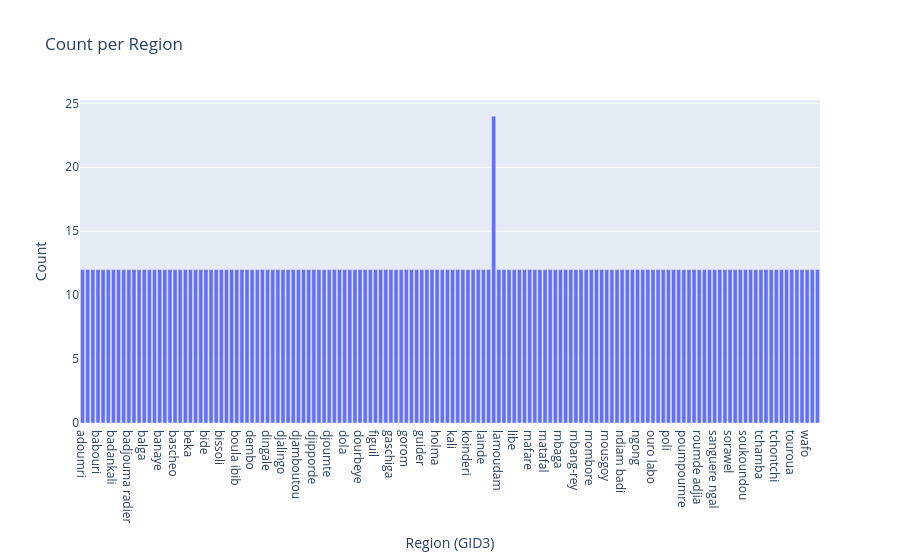

Notebook source saved alongside this figure:
### Code cell
fig = px.bar(month_mean_unit_counts_df, x='GID3', y='count', title='Count per Region')
fig.update_layout(xaxis_title='Region (GID3)', yaxis_title='Count')
fig.show()

### Figure 1 — Plotly figure (JSON) as saved in the notebook; plotly's stock layout.template omitted (floating-point values rounded to 4 significant figures; data arrays with more than 128 entries replaced by an {"elided": "..."} marker saying what was removed)
{"data": [{"alignmentgroup": "True", "hovertemplate": "GID3=%{x}<br>count=%{y}<extra></extra>", "legendgroup": "", "marker": {"color": "#636efa", "pattern": {"shape": ""}}, "name": "", "offsetgroup": "", "orientation": "v", "showlegend": false, "textposition": "auto", "type": "bar", "x": {"elided": "144 str values"}, "xaxis": "x", "y": {"elided": "144 int values"}, "yaxis": "y"}], "layout": {"barmode": "relative", "legend": {"tracegroupgap": 0}, "title": {"text": "Count per Region"}, "xaxis": {"anchor": "y", "domain": [0, 1], "title": {"text": "Region (GID3)"}}, "yaxis": {"anchor": "x", "domain": [0, 1], "title": {"text": "Count"}}}}
